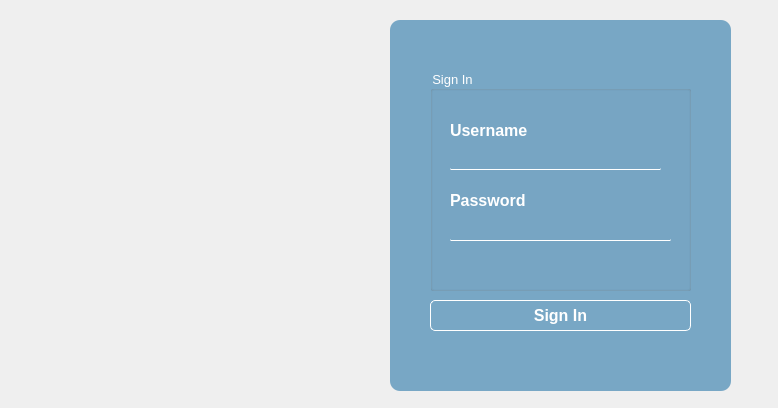
<?xml version="1.0" encoding="UTF-8"?>
<ui version="4.0">
 <class>Dialog</class>
 <widget class="QDialog" name="Dialog">
  <property name="geometry">
   <rect>
    <x>0</x>
    <y>0</y>
    <width>778</width>
    <height>408</height>
   </rect>
  </property>
  <property name="windowTitle">
   <string>Sign In</string>
  </property>
  <widget class="QFrame" name="frame">
   <property name="geometry">
    <rect>
     <x>-10</x>
     <y>-10</y>
     <width>801</width>
     <height>441</height>
    </rect>
   </property>
   <property name="font">
    <font>
     <weight>75</weight>
     <bold>true</bold>
    </font>
   </property>
   <property name="styleSheet">
    <string notr="true">#frame{
background-image: url(:/newPrefix/Login Image.jpg);
}
#frame_2{
background-color: rgba(0,95,155,0.5);
border-radius: 10px;
}
#signInGroupBox{
color: white;
}
#userlbl{
color: white;
}
#passwordlbl{
color: white;
}
#usertxtbox{
color: white;
border-radius: 1px;
background-color: transparent;
border-bottom: 1px solid white
}
#passwordtxtbox{
background-color: transparent;
color: white;
border-radius: 1px;
border-bottom: 1px solid white
}
#signinBtn{
color: white;
border: 1px solid white;
border-radius: 5px;
}
#signinBtn:hover{
color: white;
border: 1px solid white;
border-radius: 5px;
background-color: rgb(0,95,155);
}</string>
   </property>
   <property name="frameShape">
    <enum>QFrame::StyledPanel</enum>
   </property>
   <property name="frameShadow">
    <enum>QFrame::Raised</enum>
   </property>
   <widget class="QFrame" name="frame_2">
    <property name="geometry">
     <rect>
      <x>400</x>
      <y>30</y>
      <width>341</width>
      <height>371</height>
     </rect>
    </property>
    <property name="frameShape">
     <enum>QFrame::StyledPanel</enum>
    </property>
    <property name="frameShadow">
     <enum>QFrame::Raised</enum>
    </property>
    <widget class="QGroupBox" name="signInGroupBox">
     <property name="geometry">
      <rect>
       <x>40</x>
       <y>50</y>
       <width>261</width>
       <height>221</height>
      </rect>
     </property>
     <property name="font">
      <font>
       <pointsize>10</pointsize>
      </font>
     </property>
     <property name="title">
      <string>Sign In</string>
     </property>
     <widget class="QLineEdit" name="usertxtbox">
      <property name="geometry">
       <rect>
        <x>20</x>
        <y>80</y>
        <width>211</width>
        <height>20</height>
       </rect>
      </property>
      <property name="font">
       <font>
        <pointsize>10</pointsize>
       </font>
      </property>
     </widget>
     <widget class="QLineEdit" name="passwordtxtbox">
      <property name="geometry">
       <rect>
        <x>20</x>
        <y>150</y>
        <width>221</width>
        <height>21</height>
       </rect>
      </property>
      <property name="font">
       <font>
        <pointsize>10</pointsize>
       </font>
      </property>
      <property name="echoMode">
       <enum>QLineEdit::Password</enum>
      </property>
     </widget>
     <widget class="QLabel" name="userlbl">
      <property name="geometry">
       <rect>
        <x>20</x>
        <y>50</y>
        <width>91</width>
        <height>21</height>
       </rect>
      </property>
      <property name="font">
       <font>
        <pointsize>12</pointsize>
        <weight>75</weight>
        <bold>true</bold>
       </font>
      </property>
      <property name="text">
       <string>Username</string>
      </property>
     </widget>
     <widget class="QLabel" name="passwordlbl">
      <property name="geometry">
       <rect>
        <x>20</x>
        <y>120</y>
        <width>91</width>
        <height>21</height>
       </rect>
      </property>
      <property name="font">
       <font>
        <pointsize>12</pointsize>
        <weight>75</weight>
        <bold>true</bold>
       </font>
      </property>
      <property name="text">
       <string>Password</string>
      </property>
     </widget>
     <widget class="QLabel" name="signInerrorLbl">
      <property name="geometry">
       <rect>
        <x>20</x>
        <y>186</y>
        <width>221</width>
        <height>20</height>
       </rect>
      </property>
      <property name="text">
       <string/>
      </property>
     </widget>
    </widget>
    <widget class="QPushButton" name="signinBtn">
     <property name="geometry">
      <rect>
       <x>40</x>
       <y>280</y>
       <width>261</width>
       <height>31</height>
      </rect>
     </property>
     <property name="font">
      <font>
       <pointsize>12</pointsize>
       <weight>75</weight>
       <bold>true</bold>
      </font>
     </property>
     <property name="text">
      <string>Sign In</string>
     </property>
    </widget>
   </widget>
  </widget>
 </widget>
 <resources>
  <include location="login.qrc"/>
 </resources>
 <connections/>
</ui>
